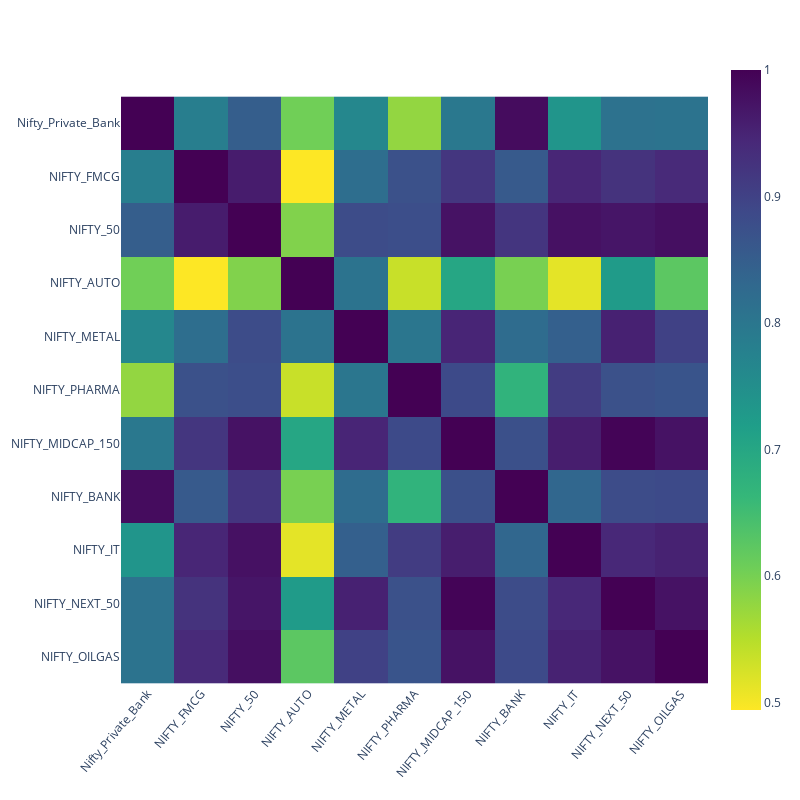

This figure's notebook cell:
### Markdown cell above
# Heatmap on Indices data

### Code cell
fig = px.imshow(index_close_df[index_close_df.columns[1:]].corr(),color_continuous_scale='Viridis_r',
               )
# fig.update_traces(reversescale=False)
fig.update_xaxes(
        tickangle = -50)
fig.layout.height=800
fig.layout.width=800               
fig.show()

### Figure 1 — Plotly figure (JSON) as saved in the notebook; plotly's stock layout.template omitted (floating-point values rounded to 4 significant figures)
{"data": [{"coloraxis": "coloraxis", "hovertemplate": "x: %{x}<br>y: %{y}<br>color: %{z}<extra></extra>", "name": "0", "type": "heatmap", "x": ["Nifty_Private_Bank", "NIFTY_FMCG", "NIFTY_50", "NIFTY_AUTO", "NIFTY_METAL", "NIFTY_PHARMA", "NIFTY_MIDCAP_150", "NIFTY_BANK", "NIFTY_IT", "NIFTY_NEXT_50", "NIFTY_OILGAS"], "xaxis": "x", "y": ["Nifty_Private_Bank", "NIFTY_FMCG", "NIFTY_50", "NIFTY_AUTO", "NIFTY_METAL", "NIFTY_PHARMA", "NIFTY_MIDCAP_150", "NIFTY_BANK", "NIFTY_IT", "NIFTY_NEXT_50", "NIFTY_OILGAS"], "yaxis": "y", "z": [[1, 0.7845, 0.8497, 0.6048, 0.7649, 0.5774, 0.7963, 0.984, 0.7366, 0.8109, 0.8075], [0.7845, 1, 0.9607, 0.4942, 0.8181, 0.8739, 0.92, 0.8566, 0.9472, 0.9259, 0.9411], [0.8497, 0.9607, 1, 0.5916, 0.882, 0.8793, 0.9753, 0.9216, 0.9773, 0.971, 0.9796], [0.6048, 0.4942, 0.5916, 1, 0.8069, 0.5354, 0.7006, 0.5991, 0.5136, 0.7245, 0.6241], [0.7649, 0.8181, 0.882, 0.8069, 1, 0.8005, 0.9475, 0.8224, 0.8464, 0.9535, 0.9016], [0.5774, 0.8739, 0.8793, 0.5354, 0.8005, 1, 0.8854, 0.6726, 0.9097, 0.8726, 0.8675], [0.7963, 0.92, 0.9753, 0.7006, 0.9475, 0.8854, 1, 0.8756, 0.9589, 0.995, 0.9757], [0.984, 0.8566, 0.9216, 0.5991, 0.8224, 0.6726, 0.8756, 1, 0.833, 0.8827, 0.8854], [0.7366, 0.9472, 0.9773, 0.5136, 0.8464, 0.9097, 0.9589, 0.833, 1, 0.944, 0.9524], [0.8109, 0.9259, 0.971, 0.7245, 0.9535, 0.8726, 0.995, 0.8827, 0.944, 1, 0.975], [0.8075, 0.9411, 0.9796, 0.6241, 0.9016, 0.8675, 0.9757, 0.8854, 0.9524, 0.975, 1]]}], "layout": {"coloraxis": {"colorscale": [[0, "#fde725"], [0.1111, "#b5de2b"], [0.2222, "#6ece58"], [0.3333, "#35b779"], [0.4444, "#1f9e89"], [0.5556, "#26828e"], [0.6667, "#31688e"], [0.7778, "#3e4989"], [0.8889, "#482878"], [1, "#440154"]]}, "height": 800, "margin": {"t": 60}, "width": 800, "xaxis": {"anchor": "y", "constrain": "domain", "domain": [0, 1], "scaleanchor": "y", "tickangle": -50}, "yaxis": {"anchor": "x", "autorange": "reversed", "constrain": "domain", "domain": [0, 1]}}}
